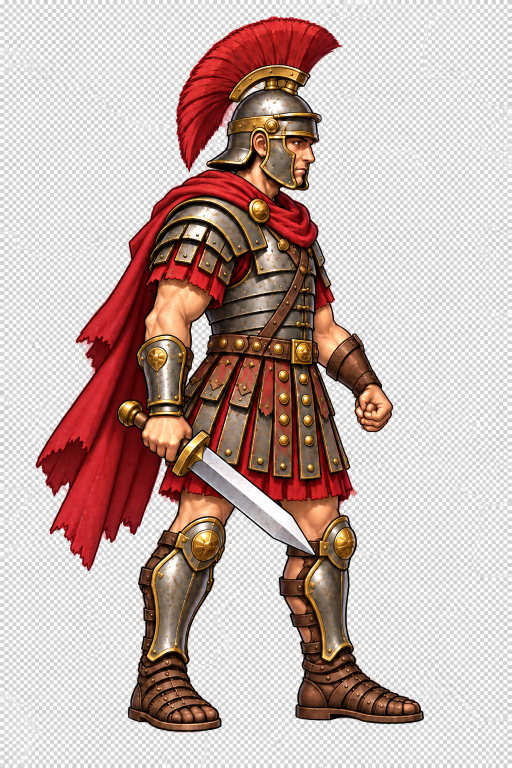
#> input picture work/raw/001_remove_shield.png, 1024 x 1536 px (shown at 1/2 size)
$ python build_stage_a_matte.py
#> lines starting #> are read from the running program, lines starting #| are printed output that depends on the picture; after the words box and inside, x2 and y2 are one past the last pixel; in counts of white or black regions, pixels touching at a corner belong together
### tools/rg_common.py
"""Shared read-only source checks and deterministic RGBA pipeline utilities."""
from pathlib import Path
from datetime import datetime, timezone
import hashlib, json
from PIL import Image, ImageDraw, ImageFont
import numpy as np

ROOT = Path(__file__).resolve().parents[1]
PARTS = ['head','helmet','torso','pelvis','arm_near_upper','arm_near_fore','hand_near','arm_far_upper','arm_far_fore','hand_far','leg_near_thigh','leg_near_shin','foot_near','leg_far_thigh','leg_far_shin','foot_far','shield','sword','cape']
EQUIPMENT = ['shield','sword','cape']
DRAW_ORDER = ['cape','leg_far_thigh','leg_far_shin','foot_far','arm_far_upper','arm_far_fore','hand_far','leg_near_thigh','leg_near_shin','foot_near','pelvis','torso','head','helmet','arm_near_upper','arm_near_fore','hand_near','sword','shield']
def read(path): return json.loads((ROOT/path).read_text(encoding='utf-8-sig'))
def write(path, data):
    p=ROOT/path; p.parent.mkdir(parents=True,exist_ok=True)
    p.write_text(json.dumps(data,ensure_ascii=False,indent=2)+'\n',encoding='utf-8')
def sha(path): return hashlib.sha256((ROOT/path).read_bytes()).hexdigest()
def now(): return datetime.now(timezone.utc).isoformat()
def config(): return read('tools/pipeline_config.json')
# [12 lines left out: functions check_source, rgba, not called in this run]
def mask(path):
    with Image.open(ROOT/path) as opened: im=opened.copy()
    if im.mode!='L' or list(im.size)!=config()['canvas']: raise ValueError(f'{path}: expected full-canvas 8-bit L mask')
    return im.copy()
# [5 lines left out: function alpha_extract, not called in this run]
def checker(size,cell=24):
    yy,xx=np.indices((size[1],size[0])); v=np.where((xx//cell+yy//cell)%2,220,245).astype(np.uint8)
    return Image.fromarray(np.dstack([v,v,v,np.full_like(v,255)]))
def preview(im): return Image.alpha_composite(checker(im.size),im).convert('RGB')
# [19 lines left out: functions font, sheet, review_ok, not called in this run]

def body_source():
    return config().get('complete_body_source','work/03_complete_body_base.png')

# [24 lines left out: function body_review_ok, not called in this run]

### work/build_stage_a_matte.py
import sys
from pathlib import Path
sys.path.insert(0,str(Path(__file__).resolve().parents[1]/'tools'))
from rg_common import *
from PIL import ImageFilter
# Actual returned silhouette, traced at 3x. Limited to distal bracer and fist.
points=[(686,660),(706,668),(720,679),(727,697),(729,718),(742,745),(751,756),(760,774),(763,786),(773,798),(781,813),(786,827),(782,840),(773,850),(761,859),(748,864),(733,862),(724,855),(718,844),(712,836),(710,825),(716,811),(715,798),(718,783),(707,773),(695,766),(675,753),(664,739),(650,731),(647,709)]
scale=4
m=Image.new('L',(4096,6144)); d=ImageDraw.Draw(m); d.polygon([(x*scale,y*scale) for x,y in points],fill=255)
#> after `m = Image.new('L', (4096, 6144))`: m: PIL image 4096x6144 L; every value is 0
m=m.resize((1024,1536),Image.Resampling.LANCZOS)
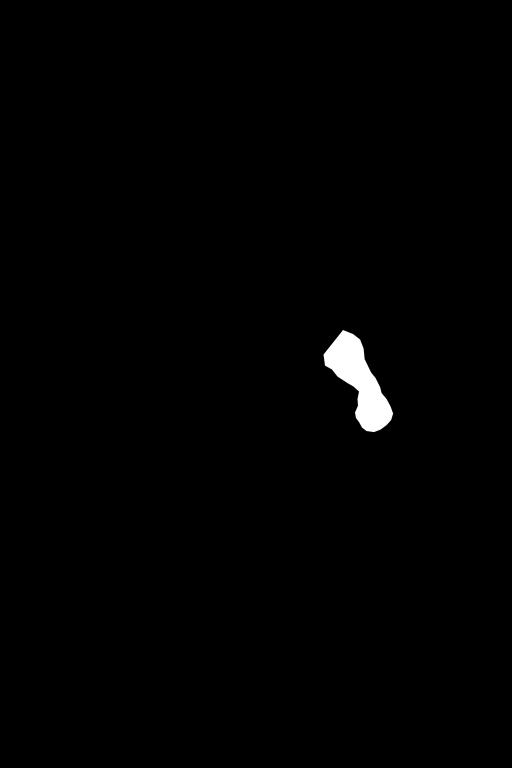
#> m: PIL image 1024x1536 L (shown at 1/2 size); min 0, max 255, mean 2
# Generated hand is warm skin/brown leather; pale neutral pixels at this
# traced boundary are baked checkerboard, verified against the raw close-up.
rgb=np.array(Image.open(ROOT/'work/raw/001_remove_shield.png')).astype(int)
ma=np.array(m)
neutral=(rgb.max(axis=2)-rgb.min(axis=2)<35)&(rgb.mean(axis=2)>75)
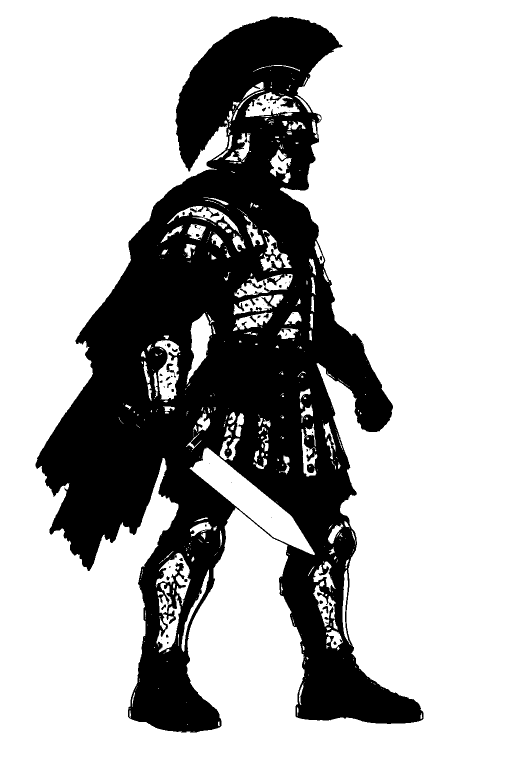
#> neutral: shape (1536, 1024) bool (shown at 1/2 size); 70.6% white; 94 black regions (62 under 20 px), largest, box (x1, y1, x2, y2) and area: (71, 33, 847, 1465) 460458, (332, 727, 350, 749) 158, (645, 1212, 657, 1227) 83
ma[neutral]=0
#> ma: shape (1536, 1024); 0.02% of pixels changed, all inside (x1, y1, x2, y2) = (693, 660, 789, 867)
m=Image.fromarray(ma)
m.save(ROOT/'work/masks/001_generated_hand_matte.png')
allowed=mask('work/masks/remove_shield.png'); d=ImageDraw.Draw(allowed)
#> (the run stopped early here; a loop or call above may not have finished)

$ run again, with work/raw/001_hand_detail.png copied over work/raw/001_remove_shield.png
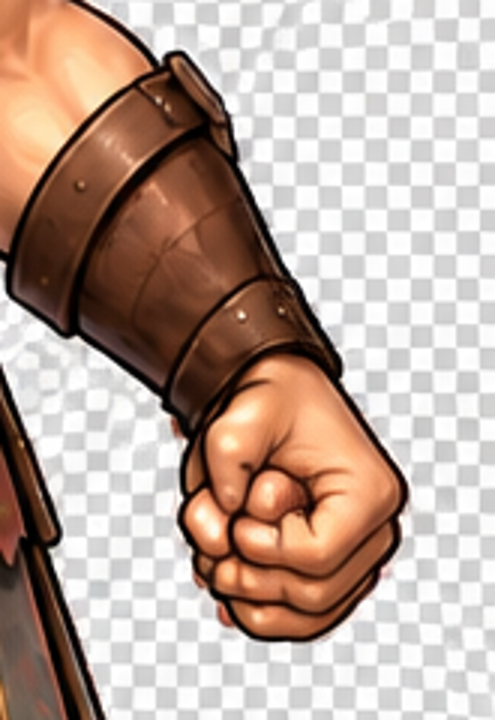
#> input picture work/raw/001_hand_detail.png, 495 x 720 px
#> `neutral=(rgb.max(axis=2)-rgb.min(axis=2)<35)&(rgb.mean(axis=2)>75)`:
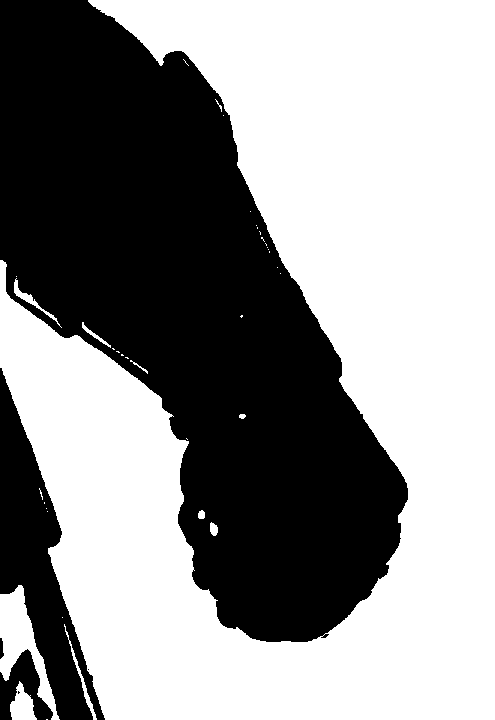
#> neutral: shape (720, 495) bool; 57.5% white; 6 black regions (2 under 20 px), largest, box (x1, y1, x2, y2) and area: (0, 0, 408, 642) 135908, (0, 368, 105, 720) 13719, (0, 649, 53, 720) 1760, (0, 638, 4, 659) 60
